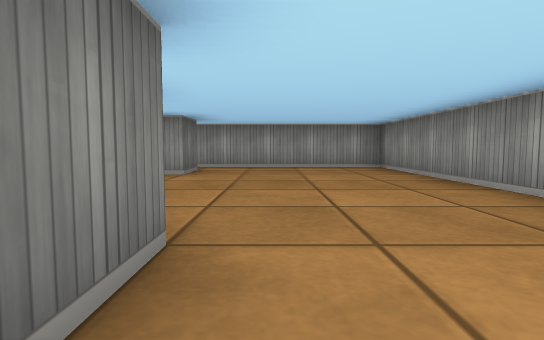
View 1 (above)

12 first-person views from a walk through a cub3D level. The camera is about half as high as the walls, tilts 4° down and sees 80° across. The floor is counted in squares. Each view is taken from the middle of a square. On the plan, view 1 faces up. The plan holds only what a view shows up to about 9 squares ahead; the rest is blank.

View 2
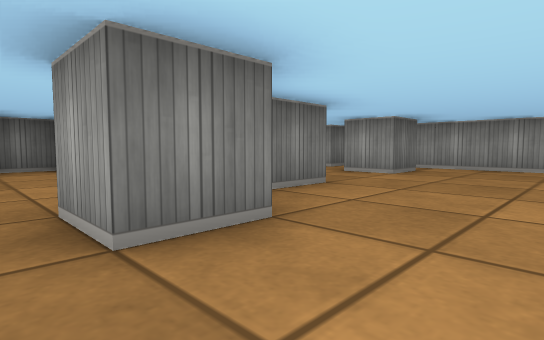

View 3
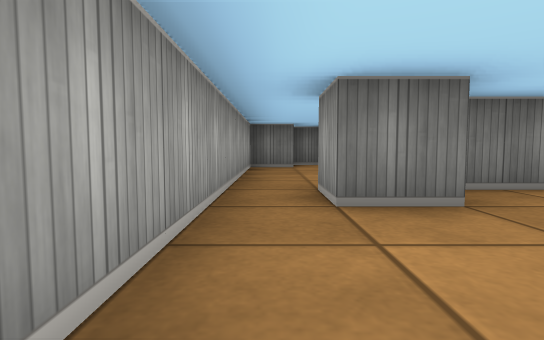

View 4
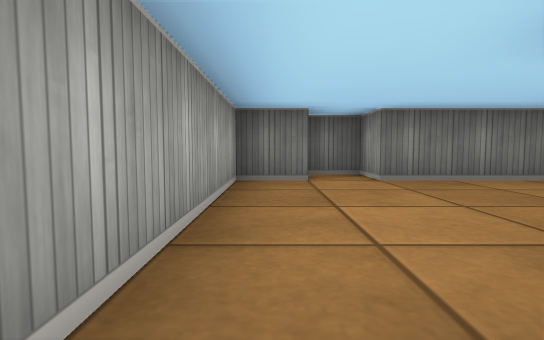

View 5
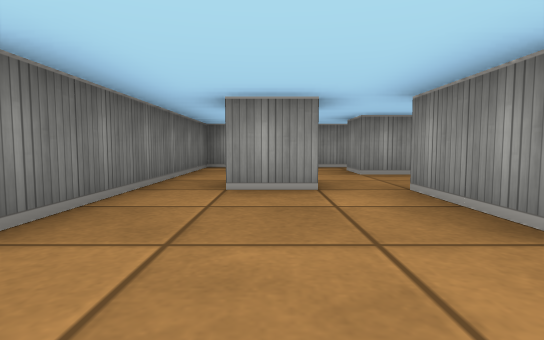

View 6
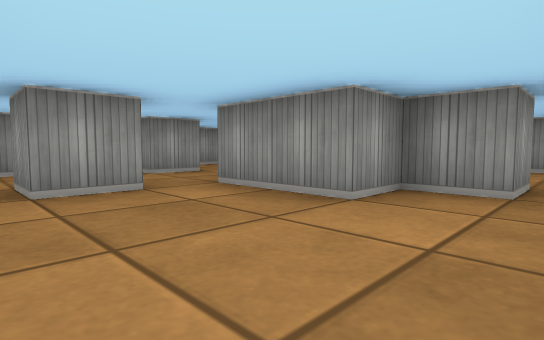

View 7
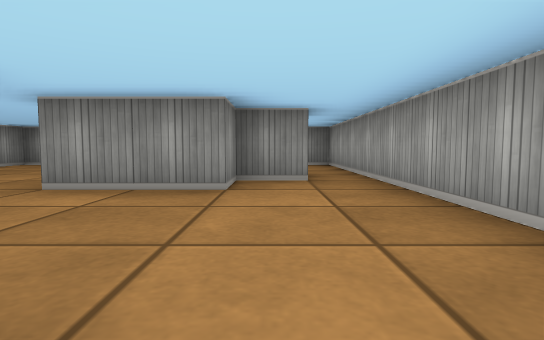

View 8
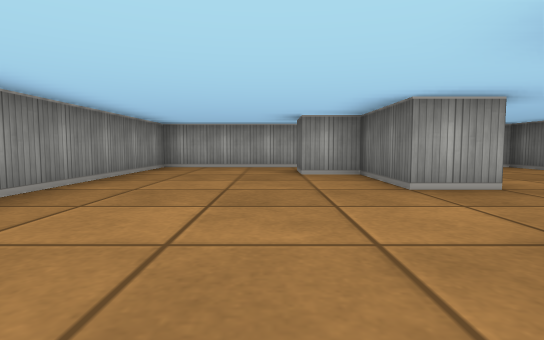

View 9
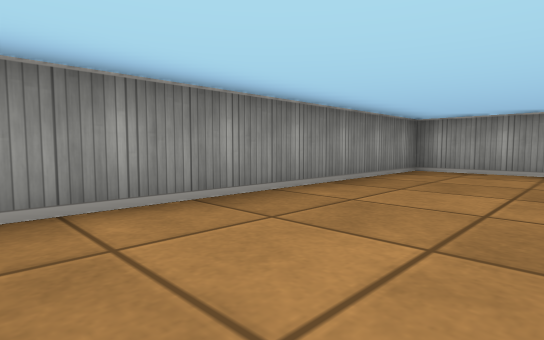

View 10
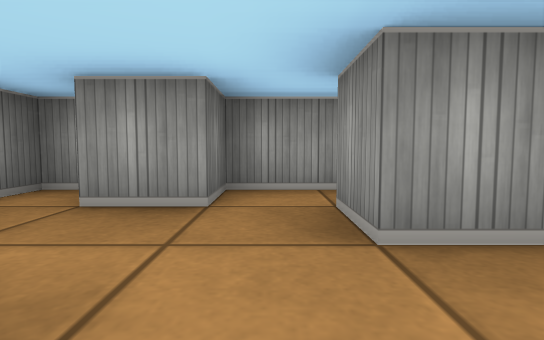

View 11
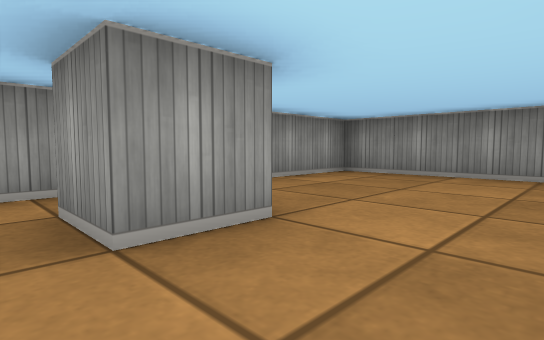

View 12
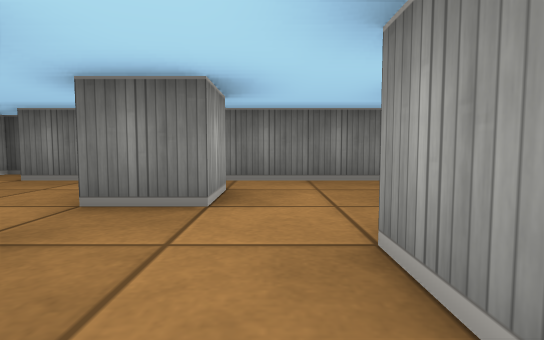

### Floor plan
Points are (right, up) in squares from view 1. A wall is a line through its corners. A room is listed if a view was taken in it or the views show most of it. See-through windows are left out.
Room 1 (views 1, 2, 3, 4, 5, 6, 7, 8, 9, 10, 11, 12)
walls: (-1.5, 3.5) (-1.5, 1.5) (-0.5, 1.5) (-0.5, 0.5) (-1.5, 0.5) (-1.5, 1.5) (-2.5, 1.5) (-2.5, 3.5) (-1.5, 3.5); (-3.5, 3.5) (-4.5, 3.5) (-4.5, 4.5) (-3.5, 4.5) (-3.5, 3.5); (-1.5, 6.5) (-1.5, 5.5) (-2.5, 5.5) (-2.5, 6.5); (-5.5, 0.6) (-5.5, -0.5) (2.5, -0.5) (2.5, 7.5) (-3.5, 7.5) (-3.5, 6.5) (-4.5, 6.5); (-5, 7.5) (-5.5, 7.5) (-5.5, 1.5) (-6.5, 1.5) (-6.5, 0.5)

Where each view was taken, in squares from view 1:
view 1: 0 up, 0 right, facing up
view 2: 0 up, 1 right, facing up-left
view 3: 0 up, 2 right, facing left
view 4: 0 up, 1 left, facing left
view 5: 0 up, 4 left, facing up
view 6: 0 up, 5 left, facing up-right
view 7: 1 up, 6 left, facing right
view 8: 7 up, 0 right, facing down
view 9: 6 up, 0 right, facing down-right
view 10: 4 up, 3 left, facing up
view 11: 4 up, 3 left, facing up-right
view 12: 5 up, 1 left, facing left
